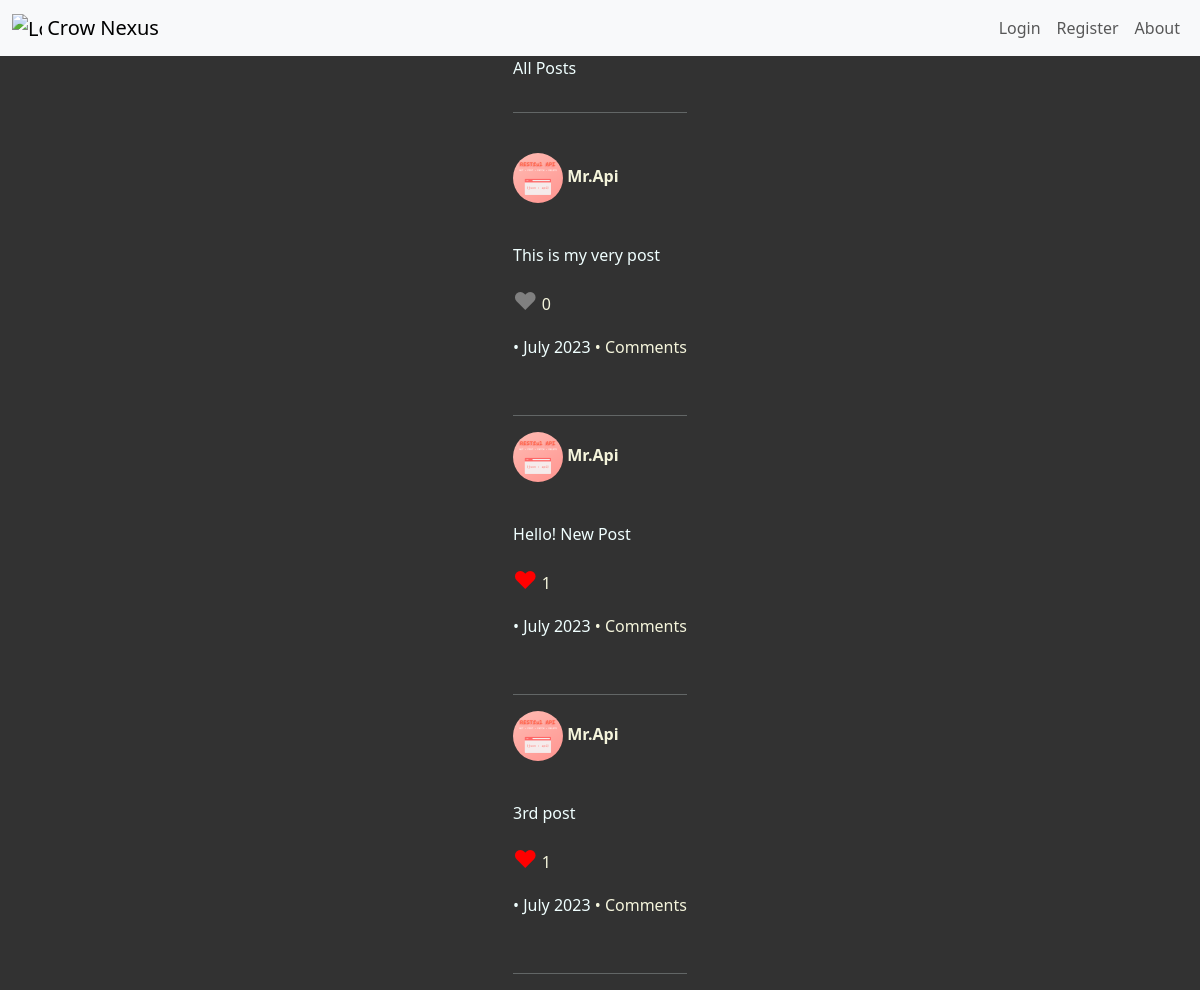
Before: / with the older database file.
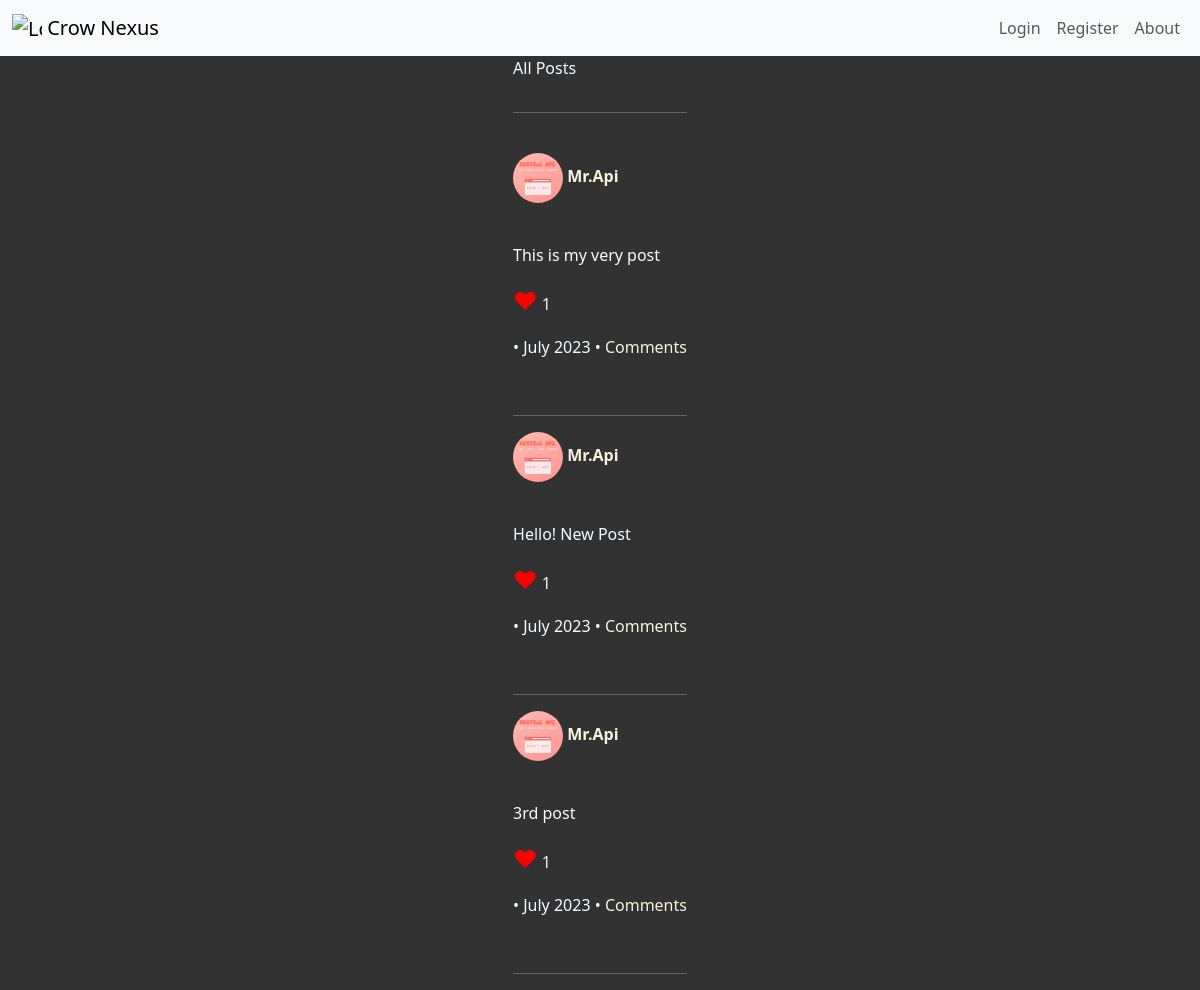
After: the same page with the newer database file.
### main.py (models this page shows)
    class Post(db.Model):
        __tablename__ = 'post'
        id = db.Column(db.Integer, primary_key=True)
        user_id = db.Column(db.Integer, db.ForeignKey(
            'user.id'), nullable=False)
        body = db.Column(db.Text, nullable=False)
        likes = db.Column(db.Integer, default=0)
        created_at = db.Column(db.DateTime, default=datetime.utcnow)
        updated_at = db.Column(db.DateTime, default=datetime.utcnow)
        user = relationship('User', back_populates='posts')
        comments = db.relationship('Comment', back_populates='post')

    class User(db.Model, UserMixin):
        __tablename__ = 'user'
        id = db.Column(db.Integer, primary_key=True)
        username = db.Column(db.String(40), nullable=False, unique=False)
        email = db.Column(db.String(80), nullable=False, unique=True)
        phone_number = db.Column(db.String(20))
        password = db.Column(db.String(100), nullable=False)
        created_at = db.Column(db.DateTime, default=datetime.utcnow)
        updated_at = db.Column(
            db.DateTime, default=datetime.utcnow, onupdate=datetime.utcnow)
        is_blocked = db.Column(db.Boolean, default=False)
        profile_picture = db.Column(db.String(100))
        posts = relationship('Post', back_populates='user')
        comments = db.relationship('Comment', back_populates='user')
        liked_posts = db.relationship('Post', secondary=likes, backref='likers')

### main.py (the view)
    @app.route('/')
    def home():
        all_posts = Post.query.all()
        return render_template('index.html', posts=all_posts, current_user=current_user, logged_in=current_user.is_authenticated)

### templates/index.html
{% extends 'base.html' %}
{% block content %}
<p>All Posts</p>
<hr><br>
{% for post in posts %}
<div>
    <a href="{{ url_for('user_posts', user_id=post.user.id) }}">
        <p>
            <span>
            {% if post.user.profile_picture %}
                <img src="{{ url_for('static', filename='profile_pictures/' + post.user.profile_picture) }}" alt="Profile Picture">
            {% else %}
             <img src="{{ url_for('static', filename='images/blank-profile-pic.png') }}" alt="Profile Picture">
            {% endif %}
        </span>
        <strong> {{ post.user.username }}</strong>
        </p>
    </a>
    <br>
    <p>{{ post.body }}</p>
    <p style="font-weight:lighter">
        <p>
        <a href="#" class="like-button" data-post-id="{{ post.id }}" {% if current_user and post in current_user.liked_posts %}class="liked"{% endif %} onclick="likePost(event, this); return false;">
            <span class="likes-wrapper">
            {% if post.likes == 1 %}
                <span class="heart-emoji red-heart">♥</span>
            {% else %}
                <span class="heart-emoji empty-heart">♥</span>
            {% endif %}
            <span class="likes-count">{{ post.likes }}</span>
            </span>
        </a>
        </p>
        •
        {{ post.created_at.strftime('%B %Y') }}
        <a href="{{ url_for('show_post', post_id=post.id) }}">• Comments</a>
        <br>
    </p>
    <br><hr>
</div>
{% endfor %}
{% endblock %}

Changed rows visible on the page:
changed Post "This is my very post": likes "0" → "1"
